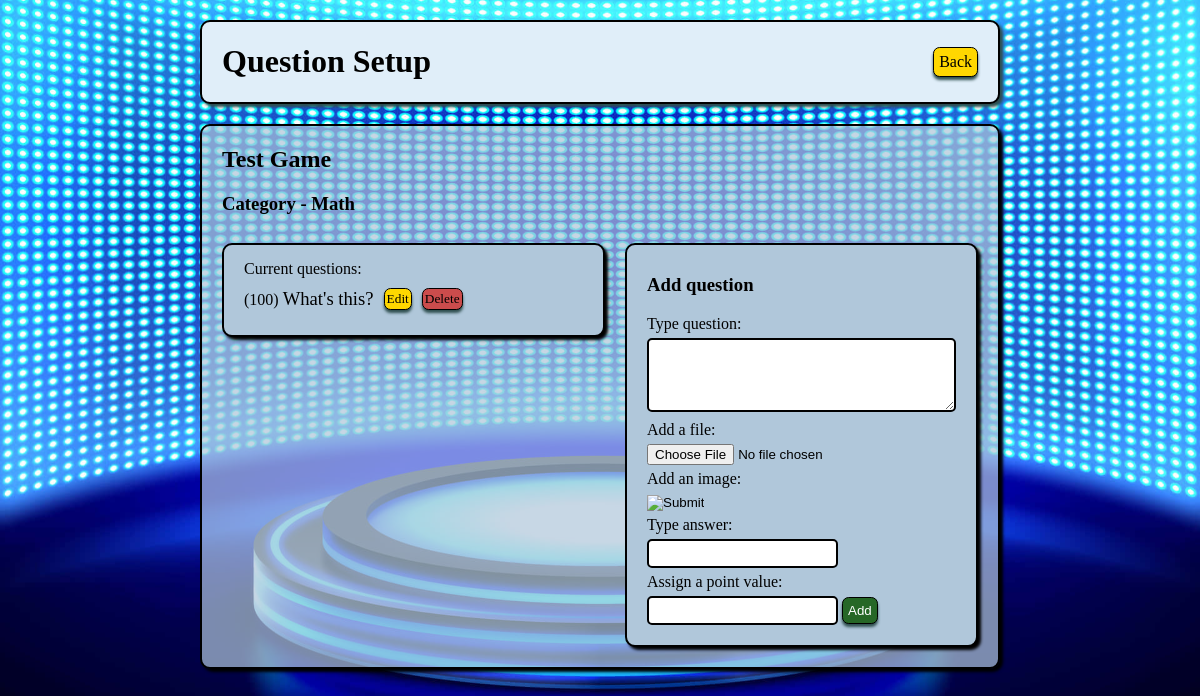
Before: /games/categories/2 (signed in) with the older database file.
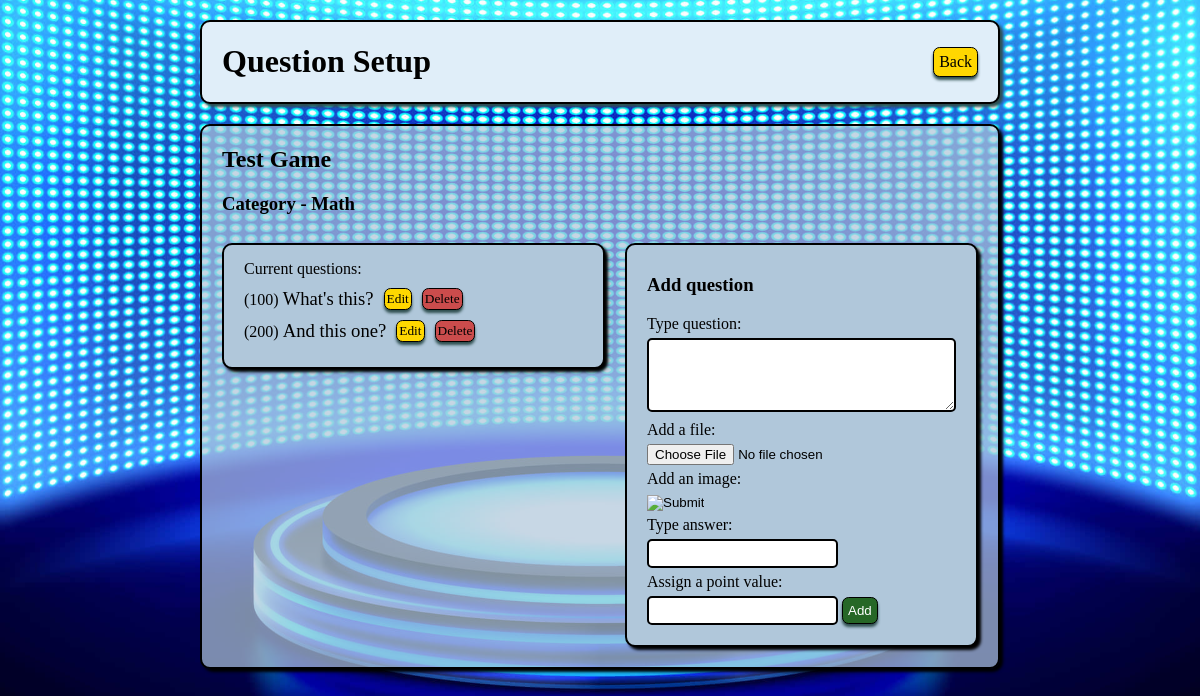
After: the same page with the newer database file.
### gameboard_app/models.py (models this page shows, shortened)
class Category(models.Model):
    name = models.CharField(max_length=255)
    game_assigned = models.ForeignKey(Game, related_name="categories_avail", on_delete = models.CASCADE, default=1)
    created_at = models.DateTimeField(auto_now_add=True)
    updated_at = models.DateTimeField(auto_now=True)
    @classmethod
    def get_by_id(cls, id):
        return cls.objects.get(id=id)

class Game(models.Model):
    title = models.CharField(max_length=255)
    is_active = models.BooleanField(default=False)
    creator = models.ForeignKey(User, related_name='gameboards', on_delete=models.CASCADE, default=1)
    created_at = models.DateTimeField(auto_now_add=True)
    updated_at = models.DateTimeField(auto_now=True)

class Question(models.Model):
    question = models.TextField()
    file = models.FileField(upload_to='question_files/', null=True, blank=True, default='')
    pic = models.ImageField(upload_to='question_images/', null=True, blank=True, default='')
    answer = models.CharField(max_length=255)
    points = models.IntegerField(default=100)
    played = models.BooleanField(default=False)
    category_assigned = models.ForeignKey(Category, related_name="question_list", on_delete = models.CASCADE, default=1)
    created_at = models.DateTimeField(auto_now_add=True)
    updated_at = models.DateTimeField(auto_now=True)

### gameboard_app/views.py (the view)
# urls.py: path('categories/<int:cat_id>', views.display_cat_questions, name='show_cat_qs'),
def display_cat_questions(request, cat_id):
    if 'user_id' not in request.session or 'game_id' not in request.session:
        return redirect('/')
    category = Category.get_by_id(cat_id)
    if category.game_assigned.creator.id != request.session['user_id']:
        return redirect('/games')
    context = {
        'category': Category.get_by_id(cat_id),
    }
    return render(request, 'new_question.html', context)

### gameboard_app/templates/new_question.html (shortened to what this page needs)
<!DOCTYPE html>
<html lang="en">
<head>
    {% load static %}
    <link rel="stylesheet" href="{% static 'css/style.css' %}">
</head>
<body>
    <div class="wrapper">
        <div class="nav_bar">
            <h1>Question Setup</h1>
            <a class="back" href="{% url 'show_cats' %}">Back</a>
        </div>
        <div class="title_box">
            <h2 style="color: black; padding: 0px 20px;">{{ category.game_assigned.title }}</h2>
            <h3 style="color: black; padding: 0px 20px;">Category - {{ category.name }}</h3>
            <div class="question_box">
                <div class="ques_box_left">
                    <p>Current questions:</p>
                    {% for question in category.question_list.all|dictsort:"points" %}
                        <div style="display: flex; align-items: center;">
                            <p>({{ question.points }}) <a class="cat_link" href="{% url 'show_ques' question.id %}">
                                {% if question.question|length > 25 %}
                                    {{ question.question|slice:":25"}}...
                                {% else %}
                                    {{ question.question }}
                                {% endif %}
                            </a></p>
                            <a class="q_edit" href="{% url 'edit_ques_page' question.id %}">Edit</a>
                            <a class="q_delete" href="{% url 'delete_ques' question.id %}">Delete</a>
                        </div>
                    {% endfor %}
                </div>
                <div class="ques_box_right">
                    <h3>Add question</h3>
                    <form action="{% url 'new_question' %}" method="post" enctype="multipart/form-data">
                        <p><label>Type question:</label></p>
                        <textarea class="input" name="question" cols="35" rows="4"></textarea>
                        <p><label>Add a file:</label></p>
                        <input type="file" name="file">
                        <p><label for="pic">Add an image:</label></p>
                        <input type="image" name="pic" id="pic">
                        <p><label>Type answer:</label></p>
                        <input class="input" type="text" name="answer">
                        <p><label>Assign a point value:</label></p>
                        <input class="input" type="number" name="points">
                        <input class="add" type="submit" value="Add">
                    </form>
                </div>
            </div>
        </div>
    </div>
</body>
</html>

### gameboard_app/static/css/style.css (style rules this page uses)
body { background-image: url("../images/game-show-background-opt1.jpg"); background-position: center; background-size: cover; }
.wrapper { width: 800px; margin: auto; }
.nav_bar { display: flex; justify-content: space-between; align-items: center; margin: 20px 0px; padding: 0px 20px; border: 2px solid black; border-radius: 10px; background-color:rgb(224, 238, 249); box-shadow: 3px 3px 3px darkslategray; }
.title_box { border: 2px solid black; border-radius: 10px; background-color: rgb(176, 199, 218, 0.7); box-shadow: 3px 3px 3px black; }
.back, .delete, .q_edit, .q_delete, .play, .add { text-decoration: none; border: 1px solid black; border-radius: 5pt; box-shadow: 0px 3px 3px darkslategray; background-color: gold; color: black; padding: 5px; cursor: pointer; }
.delete, .q_delete { background-color: rgb(203, 76, 76); }
.q_edit, .q_delete { font-size: 10pt; padding: 2px; margin: 0px 0px 0px 10px; }
.add { background-color: rgb(38, 103, 38); color: white; }
#select_game, #category_box, .question_box { display: flex; align-items: start; margin: 10px; }
.inner_boxes, .ques_box_left, .ques_box_right { border: 2px solid black; border-radius: 10px; box-shadow: 3px 3px 3px black; margin: 10px; padding: 10px 20px 20px; width: 50%; background-color: rgb(176, 199, 218); }
.ques_box_left { width: 60%; }
.ques_box_right { width: 40%; }
p { margin: 5px 0px; }
.input { border: 2px solid black; border-radius: 5px; padding: 5px; }
.cat_link { text-decoration: none; color: black; font-size: 14pt; }

Changed rows visible on the page:
added Question: points "200", question "And this one?"
